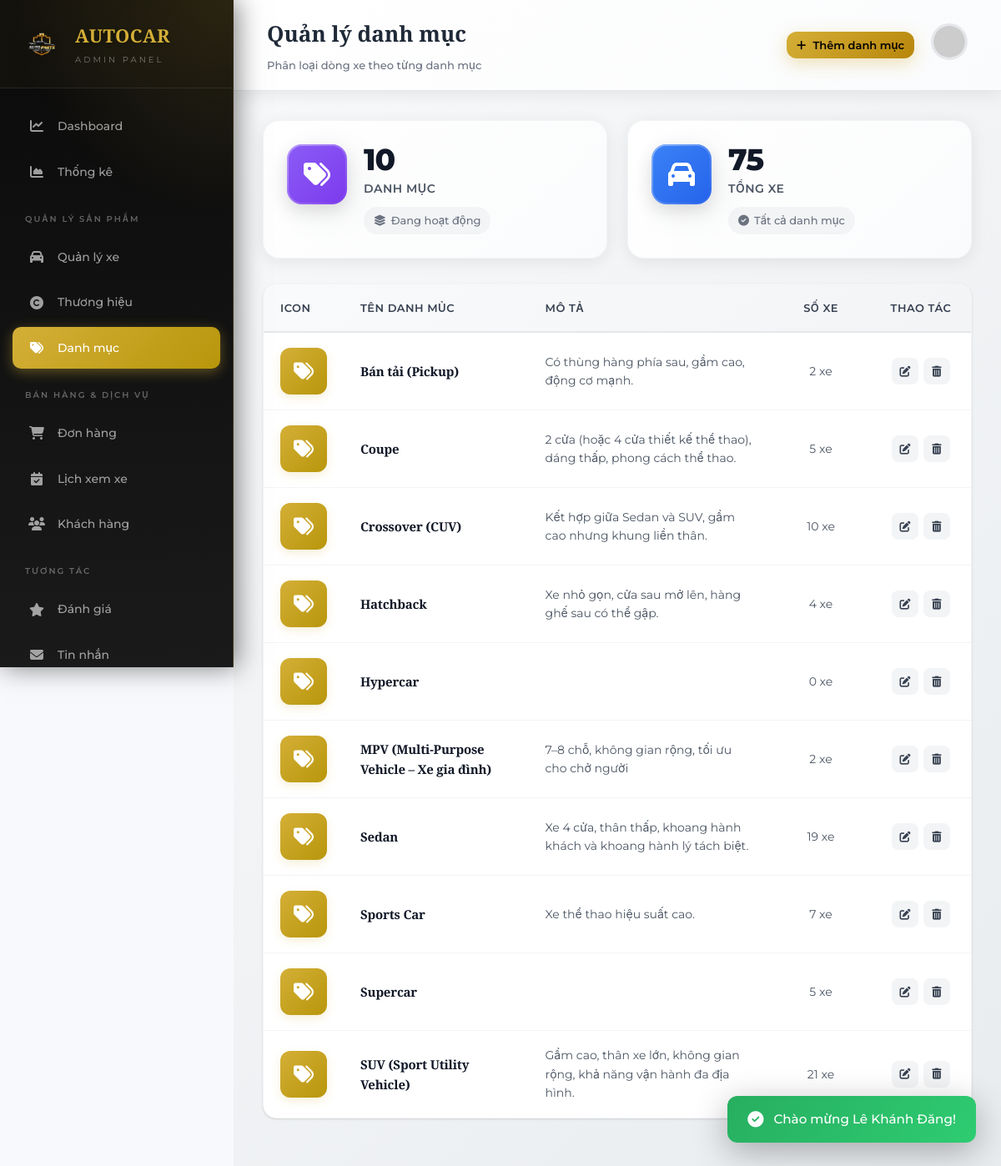
The app's page /admin/categories (signed in) with its own data.
### tables this page shows
CREATE TABLE `categories` (
  `id` int(11) NOT NULL,
  `name` varchar(100) NOT NULL,
  `description` text DEFAULT NULL
);

### app/controllers/CategoryController.php (called while the page is built, shortened)
<?php
require_once __DIR__ . '/../models/CategoryModel.php';
class CategoryController
{
    private $categoryModel;
    public function __construct()
    {
        $this->categoryModel = new CategoryModel();
    }
    public function index()
    {
        $categories = $this->categoryModel->getCategoriesWithCarCount();
        $totalCategories = count($categories);
        require_once __DIR__ . '/../views/admin/categories/list.php';
    }
}

### config/config.php (called while the page is built, shortened)
<?php
return [
    'db' => [
        'host'     => 'localhost',
        'dbname'   => 'banxeoto',
        'username' => 'root',
        'password' => '',
        'charset'  => 'utf8mb4'
    ]
];

### config/database.php (called while the page is built, shortened)
<?php
class Database
{
    private static $instance = null;
    private $conn;
    private function __construct()
    {
        $config = require __DIR__ . '/config.php';
        $db = $config['db'];
        try {
            $dsn = "mysql:host={$db['host']};dbname={$db['dbname']};charset={$db['charset']}";
            $this->conn = new PDO($dsn, $db['username'], $db['password']);
            $this->conn->setAttribute(PDO::ATTR_ERRMODE, PDO::ERRMODE_EXCEPTION);
            $this->conn->setAttribute(PDO::ATTR_DEFAULT_FETCH_MODE, PDO::FETCH_ASSOC);
        } catch (PDOException $e) {
            die("Lỗi kết nối CSDL: " . $e->getMessage());
        }
    }
    public static function getInstance()
    {
        if (self::$instance === null) {
            self::$instance = new Database();
        }
        return self::$instance;
    }
    public function getConnection()
    {
        $this->ping();
        return $this->conn;
    }
    private function ping()
    {
        try {
            $this->conn->query('SELECT 1');
        } catch (PDOException $e) {
            $this->reconnect();
        }
    }
}

### app/models/BaseModel.php (called while the page is built, shortened)
<?php
require_once __DIR__ . '/../../config/database.php';
class BaseModel
{
    public function __construct()
    {
        $this->db = Database::getInstance()->getConnection();
    }
}

### app/models/CategoryModel.php (called while the page is built, shortened)
<?php
require_once __DIR__ . '/BaseModel.php';
class CategoryModel extends BaseModel
{
    protected $table = 'categories';
    public function getCategoriesWithCarCount()
    {
        $sql = "SELECT c.*, COUNT(car.id) as car_count
                FROM {$this->table} c
                LEFT JOIN cars car ON c.id = car.category_id
                GROUP BY c.id
                ORDER BY c.name ASC";
        $stmt = $this->db->prepare($sql);
        $stmt->execute();
        return $stmt->fetchAll();
    }
}

### app/views/admin/categories/list.php (the view, shortened to what this page needs)
<?php
$message = $_SESSION['success'] ?? $_SESSION['error'] ?? '';
$messageType = isset($_SESSION['success']) ? 'success' : 'error';
?>
<!DOCTYPE html>
<html lang="vi">
<head>
    <link rel="stylesheet" href="https://cdnjs.cloudflare.com/ajax/libs/font-awesome/6.4.0/css/all.min.css">
    <link rel="stylesheet" href="<?= BASE_URL ?>/assets/css/admin-common.css">
    <link rel="stylesheet" href="<?= BASE_URL ?>/assets/css/admin-stats.css">
    <link rel="stylesheet" href="<?= BASE_URL ?>/assets/css/admin-categories.css">
    <link rel="stylesheet" href="<?= BASE_URL ?>/assets/css/admin-modal.css">
</head>
<body>
    <?php $activePage = 'categories';
    include __DIR__ . '/../layouts/sidebar.php'; ?>
    <main class="admin-main">
        <header class="admin-header">
            <div>
                <h1>Quản lý danh mục</h1>
                <p style="font-size: 13px; color: var(--gray-500); margin: 6px 0 0 0; font-weight: 500;">Phân loại dòng xe theo từng danh mục</p>
            </div>
            <div class="header-right">
                <button class="btn btn-primary btn-sm" onclick="openAddModal()" style="gap: 8px;">
                    <i class="fas fa-plus"></i> Thêm danh mục
                </button>
                <div class="header-profile">
                    <img src="https://ui-avatars.com/api/?name=Admin&background=D4AF37&color=fff" alt="Admin">
                </div>
            </div>
        </header>
        <div class="admin-content">
            <div class="stats-grid" style="grid-template-columns: repeat(auto-fit, minmax(300px, 1fr)); margin-bottom: 30px;">
                <div class="stat-card">
                    <div class="stat-icon purple"><i class="fas fa-tags"></i></div>
                    <div class="stat-info">
                        <h3><?= $totalCategories ?></h3>
                        <p>Danh mục</p>
                        <span class="stat-detail"><i class="fas fa-layer-group"></i> Đang hoạt động</span>
                    </div>
                </div>
                <div class="stat-card">
                    <div class="stat-icon blue"><i class="fas fa-car"></i></div>
                    <div class="stat-info">
                        <h3><?= array_sum(array_column($categories, 'car_count')) ?></h3>
                        <p>Tổng xe</p>
                        <span class="stat-detail"><i class="fas fa-check-circle"></i> Tất cả danh mục</span>
                    </div>
                </div>
            </div>
            <?php if ($totalCategories === 0): ?>
                <div class="empty-state">
                    <div class="empty-icon">
                        <i class="fas fa-tags"></i>
                    </div>
                    <h3>Chưa có danh mục nào</h3>
                    <p>Bắt đầu thêm danh mục để phân loại các dòng xe.</p>
                    <button class="btn btn-primary" onclick="openAddModal()">
                        <i class="fas fa-plus"></i> Thêm danh mục đầu tiên
                    </button>
                </div>
            <?php else: ?>
                <div class="card">
                    <table class="data-table">
                        <thead>
                            <tr>
                                <th style="width: 80px;">Icon</th>
                                <th>Tên danh mỦc</th>
                                <th>Mô tả</th>
                                <th style="width: 120px; text-align: center;">Số xe</th>
                                <th style="width: 120px; text-align: center;">Thao tác</th>
                            </tr>
                        </thead>
                        <tbody>
                            <?php foreach ($categories as $cat): ?>
                                <tr>
                                    <td>
                                        <div class="table-icon">
                                            <i class="fas fa-tags"></i>
                                        </div>
                                    </td>
                                    <td>
                                        <div class="table-category-name"><?= htmlspecialchars($cat['name']) ?></div>
                                    </td>
                                    <td>
                                        <div class="table-desc"><?= htmlspecialchars($cat['description'] ?? 'Chưa có mô tả') ?></div>
                                    </td>
                                    <td style="text-align: center;">
                                        <span class="table-badge"><?= $cat['car_count'] ?> xe</span>
                                    </td>
                                    <td>
                                        <div class="table-actions">
                                            <button class="table-action edit" onclick="openEditModal(<?= htmlspecialchars(json_encode($cat)) ?>)" title="Chỉnh sửa">
                                                <i class="fas fa-edit"></i>
                                            </button>
                                            <button class="table-action delete" onclick="openDeleteModal(<?= $cat['id'] ?>, '<?= addslashes($cat['name']) ?>')" title="Xóa">
                                                <i class="fas fa-trash-alt"></i>
                                            </button>
                                        </div>
                                    </td>
                                </tr>
                            <?php endforeach; ?>
                        </tbody>
                    </table>
                </div>
            <?php endif; ?>
        </div>
    </main>
    <?php if ($message): ?>
        <div class="toast <?= $messageType ?>" id="toast">
            <i class="fas fa-<?= $messageType === 'success' ? 'check-circle' : 'exclamation-circle' ?>"></i>
            <span><?= htmlspecialchars($message) ?></span>
        </div>
    <?php endif; ?>
</body>
</html>

### assets/css/admin-stats.css (style rules this page uses)
.stats-grid { display: grid; grid-template-columns: repeat(auto-fit, minmax(250px, 1fr)); gap: 24px; margin-bottom: 30px; }
.stat-card { background: linear-gradient(135deg, #ffffff 0%, #fafbfc 100%); border-radius: 20px; padding: 28px; display: flex; align-items: flex-start; gap: 20px; box-shadow: 0 4px 20px rgba(0, 0, 0, 0.08); border: 1px solid var(--gray-100); transition: all 0.4s cubic-bezier(0.4, 0, 0.2, 1); position: relative; overflow: hidden; }
.stat-card::before { content: ''; position: absolute; top: 0; right: 0; width: 150px; height: 150px; background: radial-gradient(circle, currentColor 0%, transparent 70%); opacity: 0.05; transition: all 0.4s ease; }
.stat-icon { width: 72px; height: 72px; border-radius: 18px; display: flex; align-items: center; justify-content: center; font-size: 32px; flex-shrink: 0; position: relative; box-shadow: 0 8px 20px rgba(0, 0, 0, 0.12); }
.stat-icon::before { content: ''; position: absolute; inset: 0; border-radius: 18px; padding: 2px; background: linear-gradient(135deg, rgba(255,255,255,0.4), rgba(255,255,255,0)); -webkit-mask: linear-gradient(#fff 0 0) content-box, linear-gradient(#fff 0 0); -webkit-mask-composite: xor; mask-composite: exclude; }
.stat-icon i { position: relative; z-index: 1; }
.stat-icon.blue { background: linear-gradient(135deg, #3b82f6 0%, #2563eb 100%); color: #fff; }
.stat-icon.purple { background: linear-gradient(135deg, #8b5cf6 0%, #7c3aed 100%); color: #fff; }
.stat-info { flex: 1; }
.stat-info h3 { font-family: 'Montserrat', sans-serif; font-size: 36px; font-weight: 800; color: var(--gray-900); margin: 0 0 6px 0; line-height: 1; letter-spacing: -1px; }
.stat-info p { font-size: 14px; font-weight: 600; color: var(--gray-600); margin: 0 0 10px 0; text-transform: uppercase; letter-spacing: 0.5px; }
.stat-detail { display: inline-flex; align-items: center; gap: 6px; font-size: 13px; color: var(--gray-500); background: var(--gray-100); padding: 6px 12px; border-radius: 20px; font-weight: 500; }

### assets/css/admin-categories.css (style rules this page uses)
.table-icon { width: 56px; height: 56px; border-radius: 12px; background: linear-gradient(135deg, #D4AF37 0%, #B8960B 100%); display: flex; align-items: center; justify-content: center; box-shadow: 0 4px 12px rgba(212, 175, 55, 0.2); transition: all 0.3s ease; }
.table-icon i { font-size: 24px; color: #fff; }
.table-category-name { font-family: 'Playfair Display', serif; font-size: 15px; font-weight: 700; color: var(--gray-900); letter-spacing: -0.2px; }
.table-actions { display: flex; gap: 6px; justify-content: center; }
.table-action { display: inline-flex; align-items: center; justify-content: center; width: 32px; height: 32px; border-radius: 8px; border: none; cursor: pointer; transition: all 0.3s cubic-bezier(0.4, 0, 0.2, 1); text-decoration: none; background: var(--gray-100); color: var(--gray-700); }
.table-action i { font-size: 13px; }

### assets/css/admin-modal.css (style rules this page uses)
.btn-primary, .btn-save { flex: 2; padding: 14px 24px; border: none; background: linear-gradient(135deg, var(--primary, #D4AF37) 0%, #B8860B 100%); color: #000; font-size: 0.95rem; font-weight: 600; border-radius: 12px; cursor: pointer; transition: all 0.3s ease; display: flex; align-items: center; justify-content: center; gap: 8px; }
.toast { position: fixed; bottom: 30px; right: 30px; padding: 16px 24px; background: #333; color: #fff; border-radius: 12px; box-shadow: 0 10px 40px rgba(0, 0, 0, 0.3); display: flex; align-items: center; gap: 12px; z-index: 99999; transform: translateX(120%); transition: transform 0.4s cubic-bezier(0.4, 0, 0.2, 1); }
.toast.show { transform: translateX(0); }
.toast.success { background: linear-gradient(135deg, #27ae60 0%, #2ecc71 100%); }
.toast i { font-size: 1.2rem; }
.toast span { font-size: 0.95rem; font-weight: 500; }

### records on screen
categories: name "Bán tải (Pickup)", description "Có thùng hàng phía sau, gầm cao, động cơ mạnh.", car_count "2"
categories: name "Coupe", description "2 cửa (hoặc 4 cửa thiết kế thể thao), dáng thấp, phong cách thể thao.", car_count "5"
categories: name "Crossover (CUV)", description "Kết hợp giữa Sedan và SUV, gầm cao nhưng khung liền thân.", car_count "10"
categories: name "Hatchback", description "Xe nhỏ gọn, cửa sau mở lên, hàng ghế sau có thể gập.", car_count "4"
categories: name "Hypercar", car_count "0"
categories: name "MPV (Multi-Purpose Vehicle – Xe gia đình)", description "7–8 chỗ, không gian rộng, tối ưu cho chở người", car_count "2"
categories: name "Sedan", description "Xe 4 cửa, thân thấp, khoang hành khách và khoang hành lý tách biệt.", car_count "19"
categories: name "Sports Car", description "Xe thể thao hiệu suất cao.", car_count "7"
categories: name "Supercar", car_count "5"
categories: name "SUV (Sport Utility Vehicle)", description "Gầm cao, thân xe lớn, không gian rộng, khả năng vận hành đa địa hình.", car_count "21"

### other values on screen
$totalCategories "10"
array_sum(array_column($categories, 'car_count')) "75"
$message "Chào mừng Lê Khánh Đăng!"
